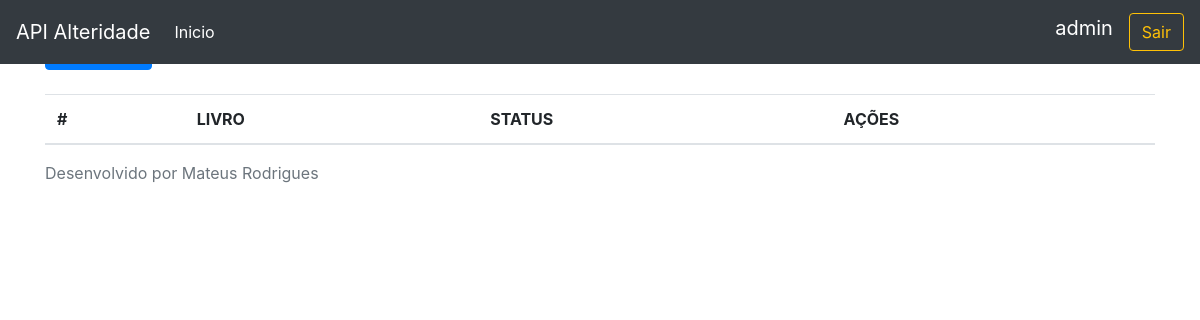
Before: /biblioteca/ (signed in) with the older database file.
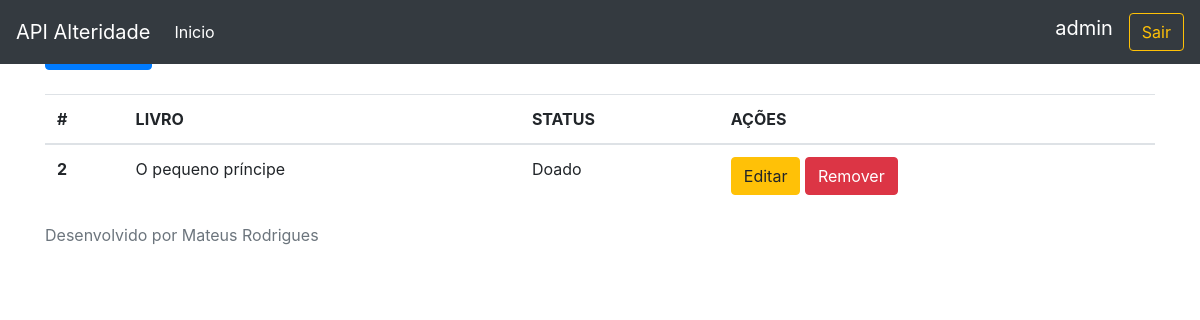
After: the same page with the newer database file.
### alteridade/models.py (models this page shows, shortened)
class Biblioteca(models.Model):
    curse= models.CharField(max_length=120, null=True,blank=True)
    people= models.CharField(max_length=120, null=False,blank=False)
    data=models.DateField()
    livro= models.CharField(max_length=200)
    cargo= models.CharField(max_length=100, null=True,blank=True)
    status= models.ForeignKey(Status,on_delete=models.PROTECT)

class Status(models.Model):
    situacao= models.CharField(max_length=50)

### alteridade/views.py (the view)
# urls.py: path('biblioteca/',listaBiblioteca,name='lista_biblioteca'),
@login_required
def listaBiblioteca(request):
    bibliotecas= Biblioteca.objects.all()
    return render(request,'listaBiblioteca.html',context={'bibliotecas':bibliotecas})

### alteridade/templates/listaBiblioteca.html
{% extends 'base.html' %}
{% block conteudo %}
<mat-card>
    <mat-card-header><h5 class="text-center">Lista de Livros na Biblioteca</h5></mat-card-header>
</mat-card>
<a class="btn btn-primary" role='button' href='/biblioteca/add'>Novo Livro</a>
    <br />
    <br />
    <table class="table">
        <thead>
            <tr>
                <th scope="col">#</th>
                <th scope="col">LIVRO</th>
                <th scope="col">STATUS</th>
                <th scope="col">AÇÕES</th>
            </tr>
        </thead>
        <tbody>
            {% for b in bibliotecas %}
                <tr>
                    <th scope="row">{{ b.pk }}</th>
                    <td>{{ b.livro }}</td>
                    <td>{{ b.status.situacao }}</td>
                    <td>
                        <a href="/biblioteca/editar/{{b.pk}}" class="btn btn-warning" >Editar</a>
                        <a href="/biblioteca/excluir/{{b.pk}}" class="btn btn-danger" >Remover</a>
                    </td>
                </tr>
            {% endfor %}
        </tbody>
    </table>
{% endblock %}

Changed rows visible on the page:
added Biblioteca: pk "2", livro "O pequeno príncipe", status.situacao "Doado"
